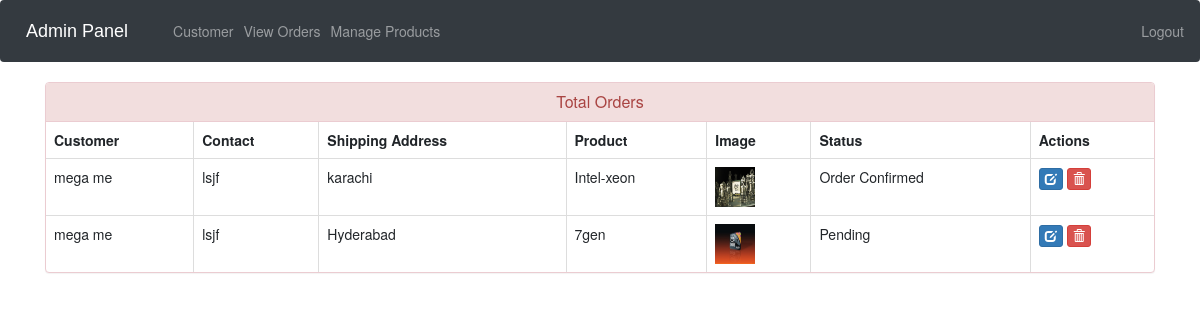
The page /admin-view-booking (signed in) on the database its author committed.
### ecom/models.py (models this page shows, shortened)
class Customer(models.Model):
    user=models.OneToOneField(User,on_delete=models.CASCADE)
    profile_pic= models.ImageField(upload_to='profile_pic/CustomerProfilePic/',null=True,blank=True)
    address = models.CharField(max_length=40)
    mobile = models.CharField(max_length=20,null=False)
    @property
    def get_name(self):
        return self.user.first_name+" "+self.user.last_name

class Orders(models.Model):
    STATUS =(
        ('Pending','Pending'),
        ('Order Confirmed','Order Confirmed'),
        ('Out for Delivery','Out for Delivery'),
        ('Delivered','Delivered'),
    )
    customer=models.ForeignKey('Customer', on_delete=models.CASCADE,null=True)
    product=models.ForeignKey('Product',on_delete=models.CASCADE,null=True)
    email = models.CharField(max_length=50,null=True)
    address = models.CharField(max_length=500,null=True)
    mobile = models.CharField(max_length=20,null=True)
    order_date= models.DateField(auto_now_add=True,null=True)
    status=models.CharField(max_length=50,null=True,choices=STATUS)

class Product(models.Model):
    name=models.CharField(max_length=40)
    product_image= models.ImageField(upload_to='product_image/',null=True,blank=True)
    price = models.PositiveIntegerField()
    description=models.CharField(max_length=40)

### ecom/views.py (the view)
# urls.py: path('admin-view-booking', views.admin_view_booking_view,name='admin-view-booking'),
@login_required(login_url='adminlogin')
def admin_view_booking_view(request):
    orders=models.Orders.objects.all()
    ordered_products=[]
    ordered_bys=[]
    for order in orders:
        ordered_product=models.Product.objects.all().filter(id=order.product.id)
        ordered_by=models.Customer.objects.all().filter(id = order.customer.id)
        ordered_products.append(ordered_product)
        ordered_bys.append(ordered_by)
    return render(request,'ecom/admin_view_booking.html',{'data':zip(ordered_products,ordered_bys,orders)})

### templates/ecom/admin_view_booking.html (shortened to what this page needs)
{% extends 'ecom/admin_base.html' %}
{% load static %}
{% block content %}
<head>
  <link href="//netdna.bootstrapcdn.com/bootstrap/3.0.0/css/bootstrap.min.css" rel="stylesheet" id="bootstrap-css">
</head>
<div class="container">
  <div class="panel panel-danger">
    <div class="panel-heading">
      <h6 class="panel-title">Total Orders</h6>
    </div>
    <table class="table table-hover table-bordered" id="dev-table">
      <thead>
        <tr>
          <th>Customer</th>
          <th>Contact</th>
          <th>Shipping Address</th>
          <th>Product</th>
          <th>Image</th>
          <th>Status</th>
          <th>Actions</th>
        </tr>
      </thead>
      {% for product,customer,order in data %}
      <tr>
        {% for c in customer %}
        <td> {{c.get_name}}</td>
        <td>{{c.mobile}}</td>
        <td>{{order.address}}</td>
        {% endfor %}
        {% for p in product %}
        <td> {{p.name}}</td>
        <td> <img src="{% static p.product_image.url %}" alt="Profile Pic" height="40px" width="40px" /></td>
        <td>{{order.status}}</td>
        <td><a class="btn btn-primary btn-xs" href="{% url 'update-order' order.id  %}"><span class="glyphicon glyphicon-edit"></span></a>
        <a class="btn btn-danger btn-xs" href="{% url 'delete-order' order.id  %}"><span class="glyphicon glyphicon-trash"></span></a></td>
        {% endfor %}
      </tr>
      {% endfor %}
    </table>
  </div>
</div>
{% endblock content %}

### templates/ecom/admin_view_booking.html (style rules this page uses)
a:link { text-decoration: none; }
h6 { text-align: center; }

### rows shown on the page
Orders: address "karachi", status "Order Confirmed"
Customer: get_name "mega me", mobile "lsjf"
Product: name "Intel-xeon", product_image (picture)
Orders: address "Hyderabad", status "Pending"
Product: name "7gen", product_image (picture)
